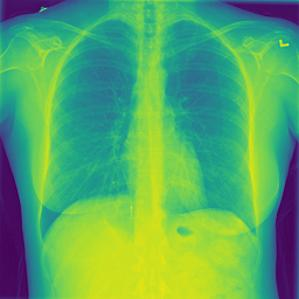
#> input picture image/5.jpg, 299 x 299 px
$ python 'Grayscale to negative.py'
#> lines starting #> are read from the running program, lines starting #| are printed output that depends on the picture
import cv2
img = cv2.imread("image/5.jpg",0)
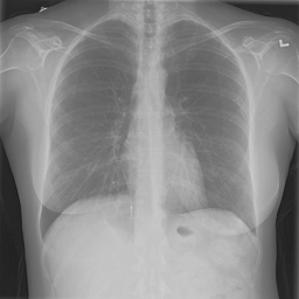
#> img: shape (299, 299); min 26, max 215, mean 136.9
row=img.shape[0]
#> row = 299
col=img.shape[1]
#> col = 299
##binary=img.copy()
negative=img.copy()
for i in range (row):
    for j in range (col):
        negative[i][j]=255 - negative[i][j]
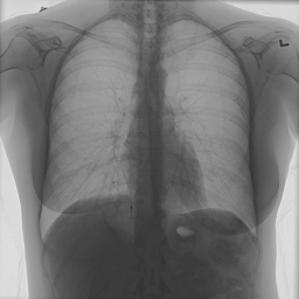
#> negative: shape (299, 299); min 40, max 229, mean 118.1

cv2.imshow("Input Image",img)
cv2.imshow("Negative Image",negative)
cv2.waitKey(0)
cv2.destroyAllWindows()

$ run again, with image/colour.jpg copied over image/5.jpg
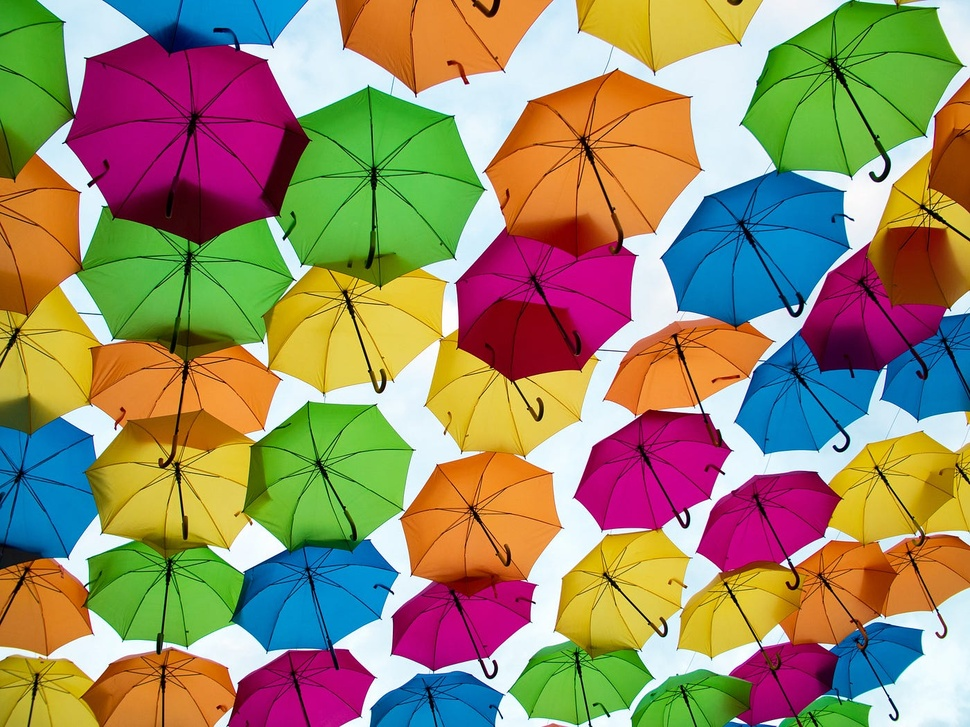
#> input picture image/colour.jpg, 970 x 727 px, shrunk from 1400 x 1050 before the run
#> `img = cv2.imread("image/5.jpg",0)`:
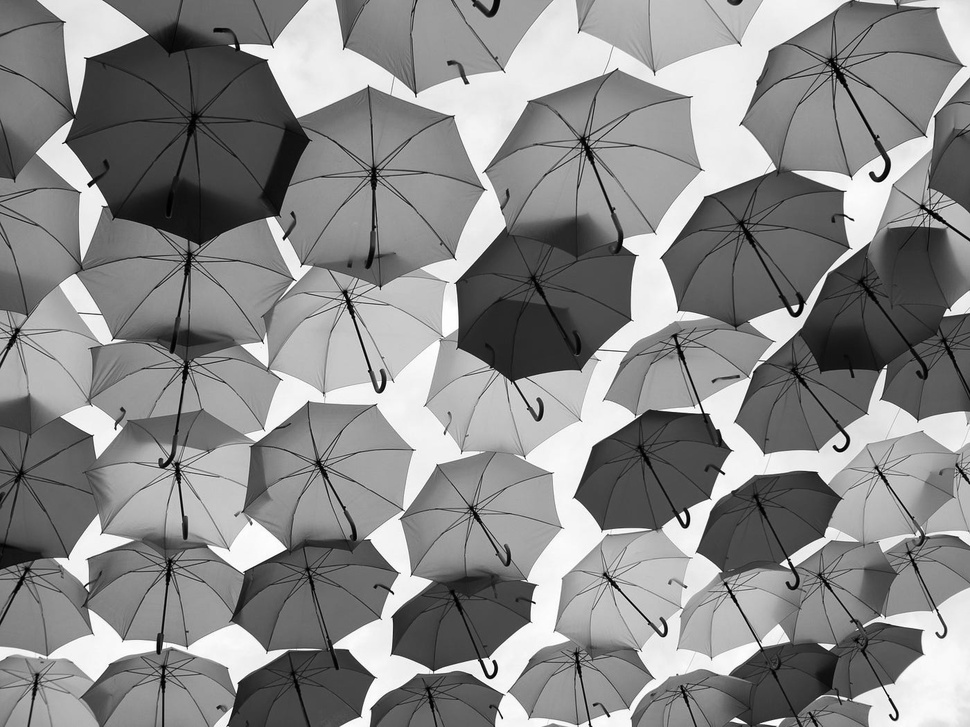
#> img: shape (727, 970); min 0, max 255, mean 138.1
#> after the loop `for i in range (row):`:
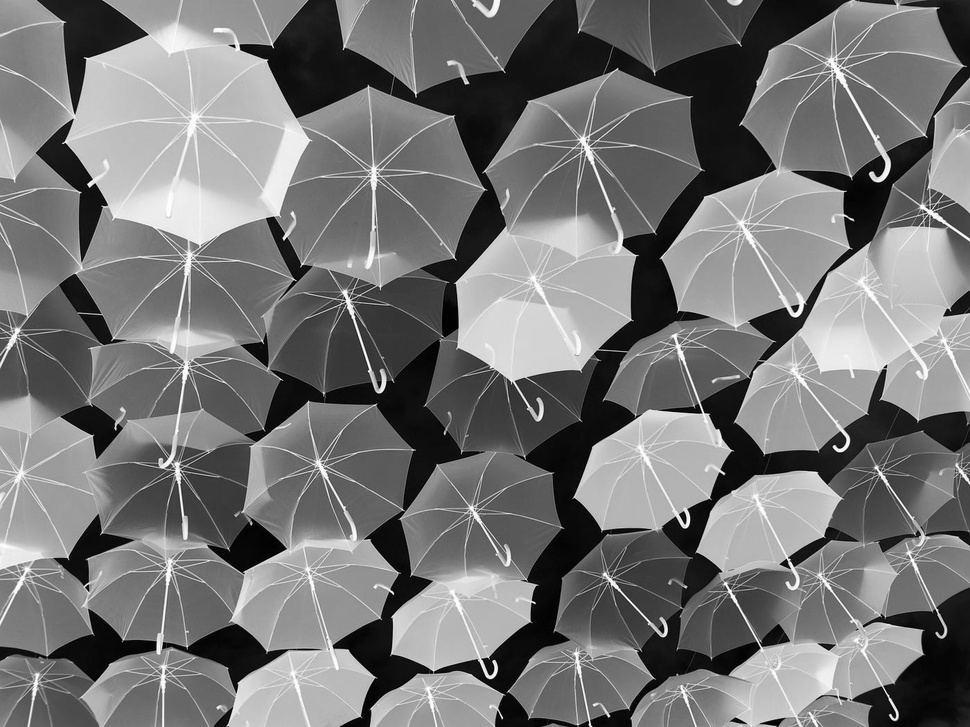
#> negative: shape (727, 970); min 0, max 255, mean 116.9

$ run again, with image/asadia.jpeg copied over image/5.jpg
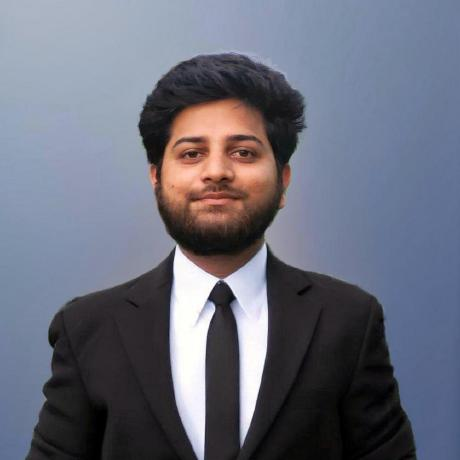
#> input picture image/asadia.jpeg, 460 x 460 px
#> `img = cv2.imread("image/5.jpg",0)`:
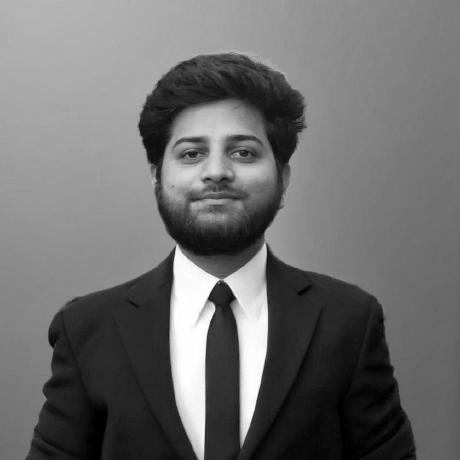
#> img: shape (460, 460); min 0, max 255, mean 109.9
#> after the loop `for i in range (row):`:
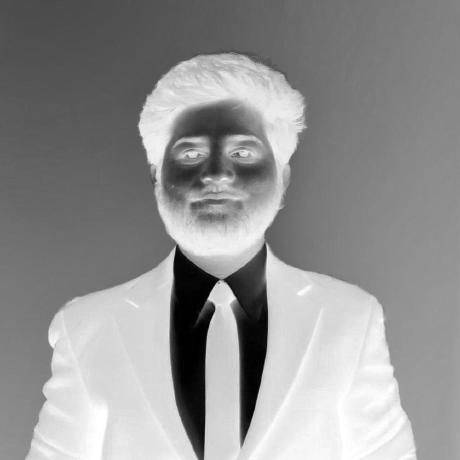
#> negative: shape (460, 460); min 0, max 255, mean 145.1
